Frame 1 (no input): blank canvas, image omitted
Frame 60 (no input): blank canvas, image omitted
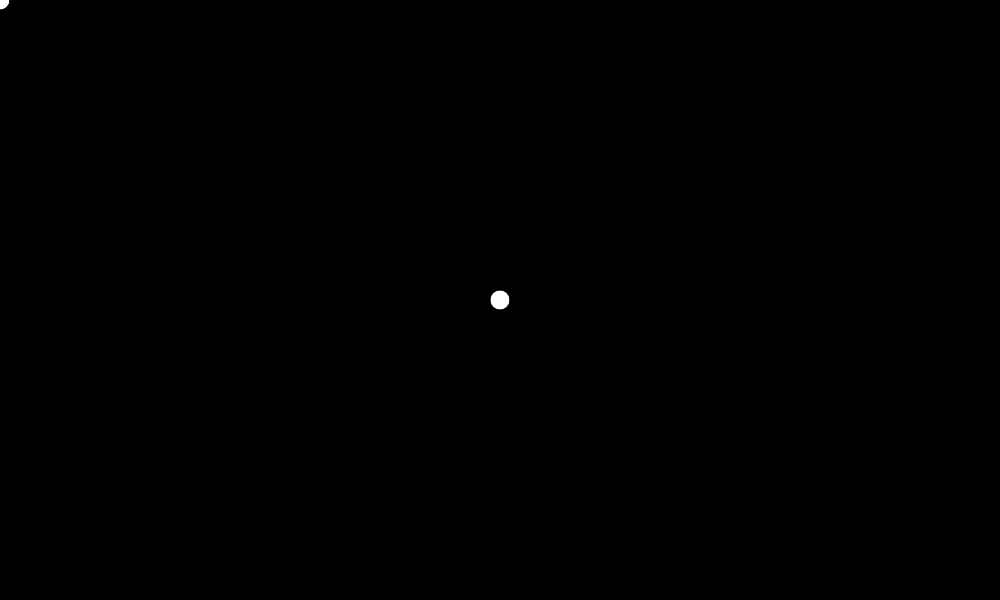
Frame 120 (the mouse pressed at the canvas centre since frame 60)

The p5.js sketch whose frames 1 and 60 were blank and that drew this single picture after the mouse press (run headless with seeded random() and noise() and a simulated clock; from frame 60 on, the mouse is pressed at the canvas centre):

// p5.js sketch
// ── sketch.js
function setup() {
    createCanvas(1000, 600);
    background(0);
}

function draw() {
    
}

function mouseMoved() {
    ellipse(mouseX, mouseY, 20, 20);
}

function mousePressed() {
    let r = random(100, 255);
    let g = random(0, 150);
    let b = random(50, 200);
    ellipse(mouseX, mouseY, 20, 20);
    fill(r, g, b);
    console.log(r);
}
// ── style.css
h1 {
    color: red;
    border: 2px solid blue;
}

body {
    background-color: pink;
}

p {
    font-size: 40px;
    color: green;
}
